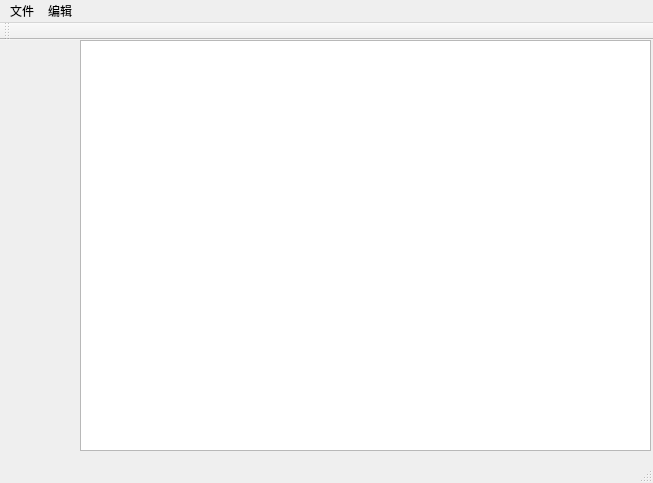
<?xml version="1.0" encoding="UTF-8"?>
<ui version="4.0">
 <class>MainWindow</class>
 <widget class="QMainWindow" name="MainWindow">
  <property name="geometry">
   <rect>
    <x>0</x>
    <y>0</y>
    <width>653</width>
    <height>483</height>
   </rect>
  </property>
  <property name="windowTitle">
   <string>MainWindow</string>
  </property>
  <widget class="QWidget" name="centralWidget">
   <widget class="QTextEdit" name="textEdit">
    <property name="geometry">
     <rect>
      <x>80</x>
      <y>0</y>
      <width>571</width>
      <height>411</height>
     </rect>
    </property>
   </widget>
  </widget>
  <widget class="QMenuBar" name="menuBar">
   <property name="geometry">
    <rect>
     <x>0</x>
     <y>0</y>
     <width>653</width>
     <height>26</height>
    </rect>
   </property>
   <widget class="QMenu" name="menu">
    <property name="title">
     <string>文件</string>
    </property>
    <addaction name="actionNew"/>
    <addaction name="separator"/>
    <addaction name="actionOpen"/>
   </widget>
   <widget class="QMenu" name="menu_2">
    <property name="title">
     <string>编辑</string>
    </property>
   </widget>
   <addaction name="menu"/>
   <addaction name="menu_2"/>
  </widget>
  <widget class="QToolBar" name="mainToolBar">
   <property name="allowedAreas">
    <set>Qt::BottomToolBarArea|Qt::TopToolBarArea</set>
   </property>
   <attribute name="toolBarArea">
    <enum>TopToolBarArea</enum>
   </attribute>
   <attribute name="toolBarBreak">
    <bool>true</bool>
   </attribute>
  </widget>
  <widget class="QStatusBar" name="statusBar"/>
  <action name="actionNew">
   <property name="text">
    <string>新建</string>
   </property>
  </action>
  <action name="actionOpen">
   <property name="text">
    <string>打开</string>
   </property>
  </action>
 </widget>
 <layoutdefault spacing="6" margin="11"/>
 <resources/>
 <connections/>
</ui>
